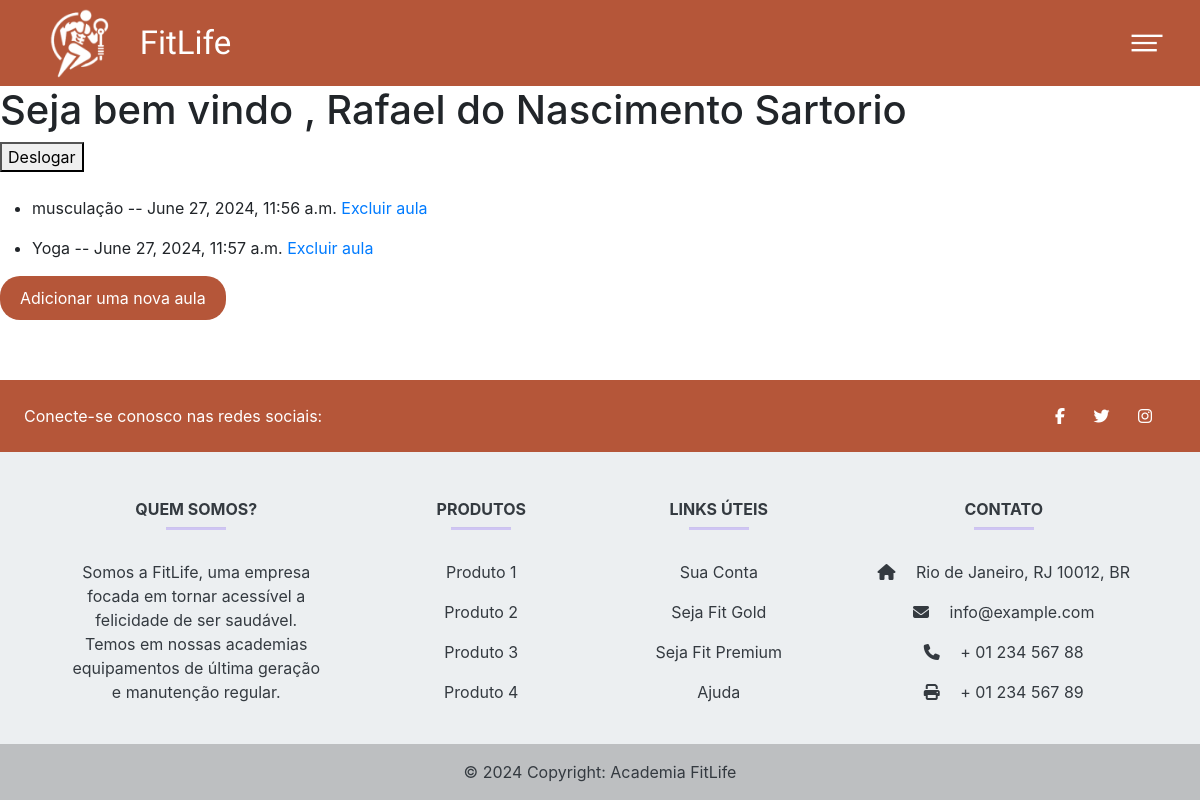
Page /main/perfil/ (signed in) on the committed database.
### core/models.py (models this page shows, shortened)
class Aulas(models.Model):
    nomeAula = models.CharField(max_length=30 , verbose_name='Nome da aula')
    descricao = models.TextField(verbose_name='Descrição da aula', blank=True, null=True)
    data_aula= models.DateTimeField(verbose_name='Data e hora da aula')
    aluno= models.ForeignKey(User, on_delete=models.CASCADE)
    class Meta:
        db_table='Aulas'

### core/views.py (the view)
# urls.py: path('main/perfil/', views.telaPerfil),
@login_required(login_url='/login/')
def telaPerfil(request):
    usuario = request.user
    aulas = Aulas.objects.filter(aluno=usuario)
    context = {
        'title': 'Perfil',
        'aulas': aulas,  # Passa o queryset filtrado de Aulas para o template
        'username': usuario.username,
        'instagram': 'https://www.instagram.com/'
    }
    return render(request, 'perfil.html', context)

### templates/perfil.html (shortened to what this page needs)
{% extends "head.html" %}
{% block content %}
    <h1>Seja bem vindo , {{username}}</h1> {%csrf_token%}
    <a href="/logout" align="left">
        <button type="button" class="button">Deslogar</button>
    </a>
    <br>
    {%for aula in aulas%}
    <ul>
    <li>
        {{ aula.nomeAula }} -- {{aula.data_aula}}
        <a href="{% url 'deletarEvento' id_evento=aula.id %}">Excluir aula</a>
        </li>
    </ul>
    {%endfor%}
    <a href="main/perfil/adicionarAula/">
        <button type="button" class="Btt">Adicionar uma nova aula</button>
    </a>
{% endblock content %}

### static/css/styles.css (style rules this page uses)
body, html { margin: 0; padding: 0; }
.Btt { background-color: #B55639; color: rgb(255, 255, 255); border: none; padding: 10px 20px; text-align: ri; text-decoration: none; display: inline-block; font-size: 16px; border-radius: 20px; }
body { font-family: Arial, sans-serif; background-color: #f4f4f4; justify-content: center; align-items: center; height: 100vh; margin: 0; }

### templates/perfil.html (style rules this page uses)
.button { display: flex; text-align: left; }

### rows in the picture
Aulas: nomeAula "musculação", data_aula "June 27, 2024, 11:56 a.m."
Aulas: nomeAula "Yoga", data_aula "June 27, 2024, 11:57 a.m."

### other values in the picture
{{ username }} "Rafael do Nascimento Sartorio"
